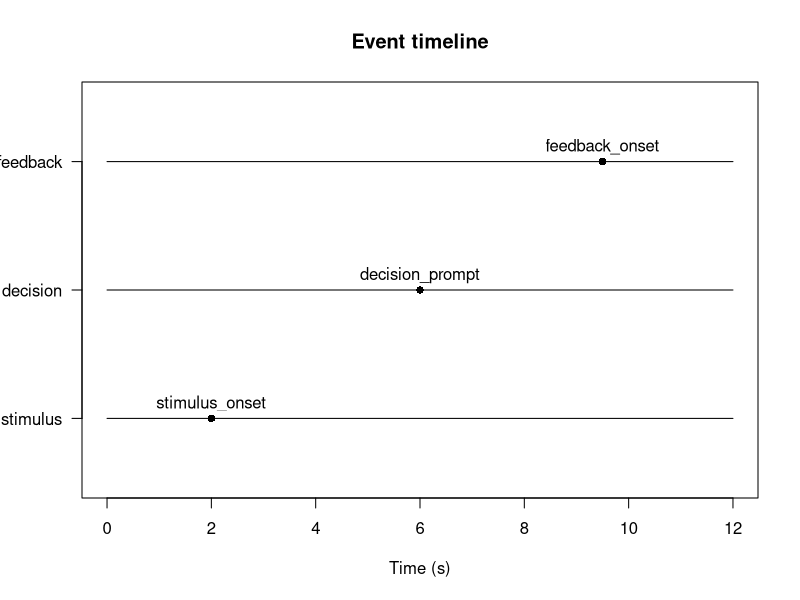
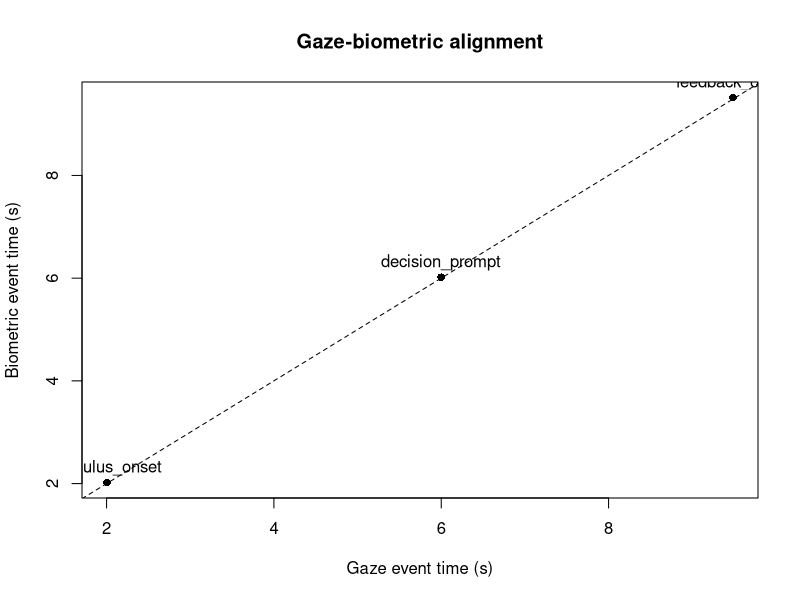
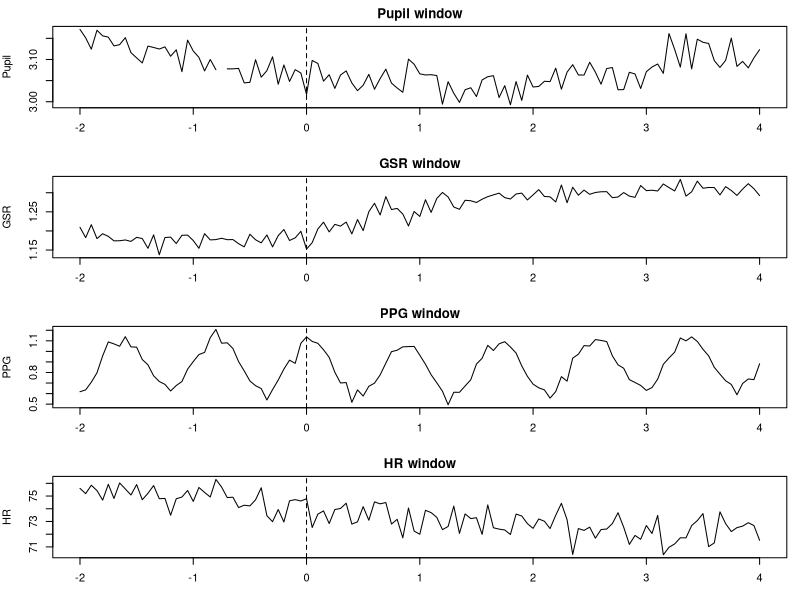
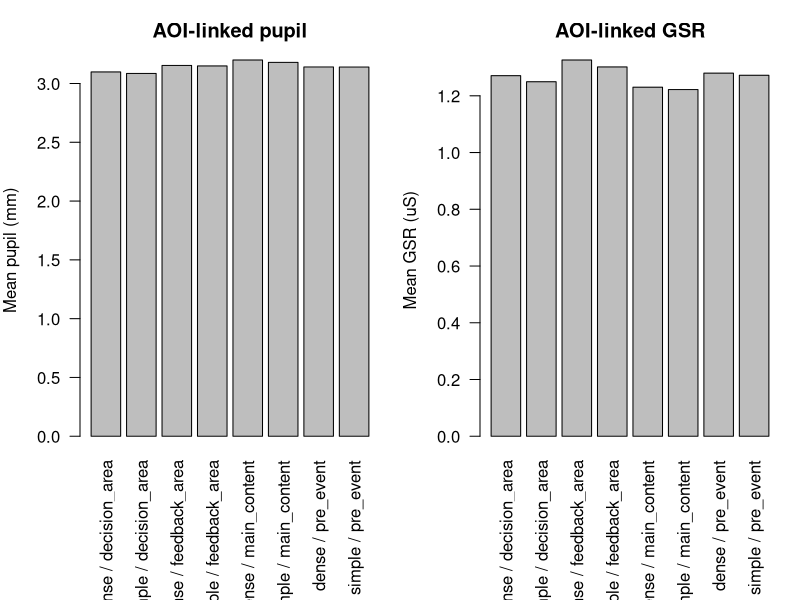
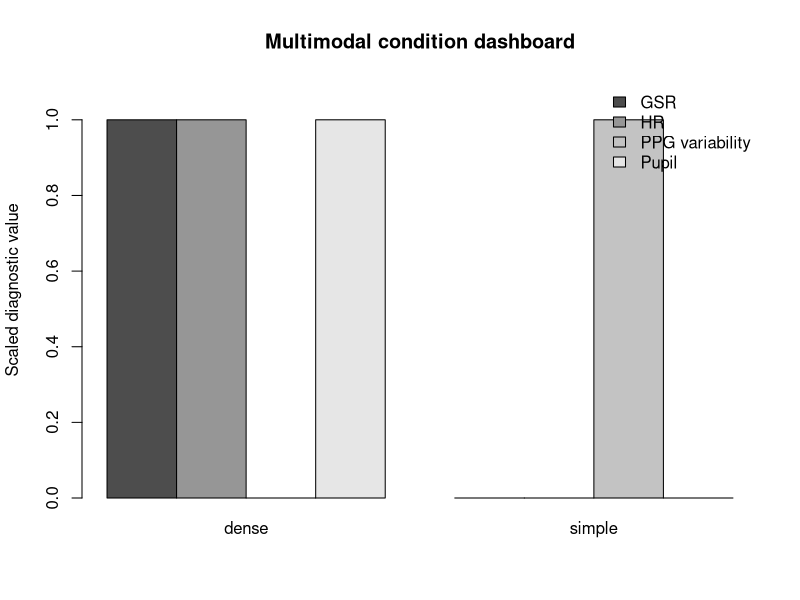
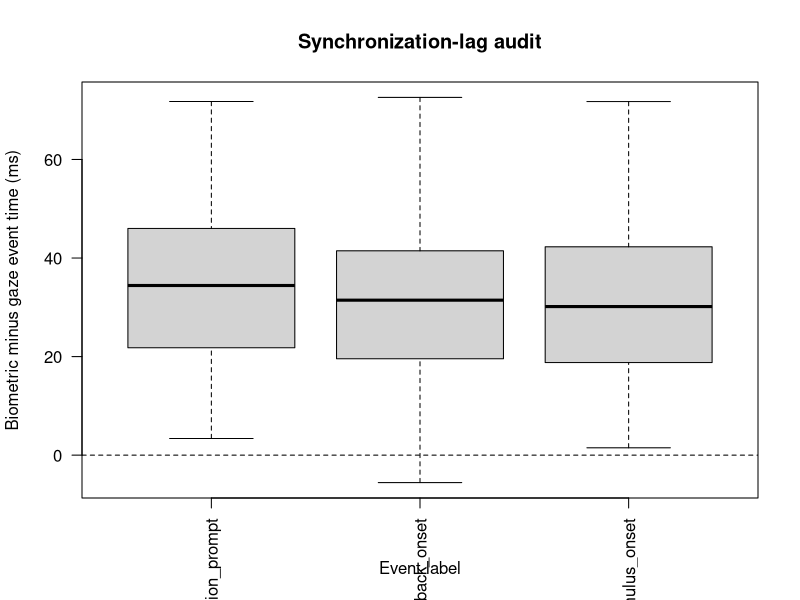
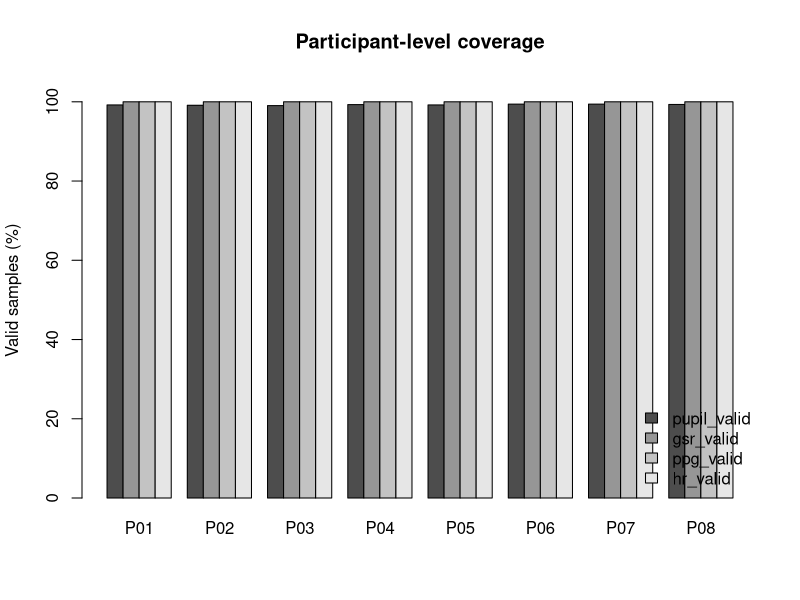
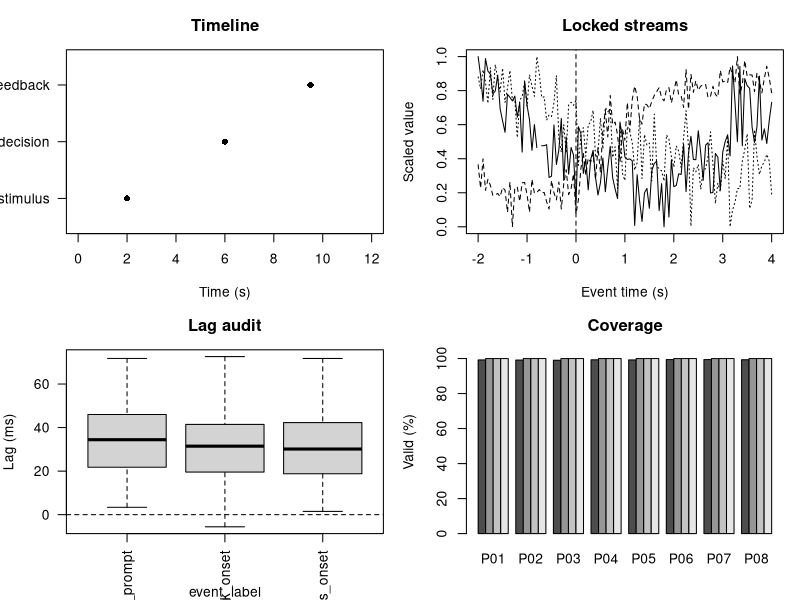

Write the R code that produced these figures, in order.
## ---- chunk 1
knitr::opts_chunk$set(
  collapse = TRUE,
  comment = "#>",
  fig.width = 7,
  fig.height = 4.6,
  dpi = 96
)
set.seed(20260710)
## ---- chunk 2
alpha_response <- function(time_s, onset_s, amplitude, rise = 0.8, decay = 2.6) {
  x <- pmax(0, time_s - onset_s)
  y <- amplitude * (exp(-x / decay) - exp(-x / rise))
  y[x <= 0] <- 0
  y
}

participants <- sprintf("P%02d", 1:8)
trials <- seq_len(10)
sampling_rate_hz <- 20
time_s <- seq(0, 12, by = 1 / sampling_rate_hz)

trial_grid <- expand.grid(
  participant_id = participants,
  trial_id = trials,
  KEEP.OUT.ATTRS = FALSE,
  stringsAsFactors = FALSE
)

events_template <- data.frame(
  event_label = c("stimulus_onset", "decision_prompt", "feedback_onset"),
  event_time_s = c(2.0, 6.0, 9.5),
  stringsAsFactors = FALSE
)

make_trial <- function(participant_id, trial_id) {
  condition <- ifelse(trial_id %% 2 == 0, "dense", "simple")
  participant_shift <- match(participant_id, participants) / 80
  trial_shift <- trial_id / 120
  pupil <- 3.05 + participant_shift + 0.06 * sin(2 * pi * time_s / 9) +
    alpha_response(time_s, 2.0, ifelse(condition == "dense", 0.18, 0.12), 0.9, 3.0) +
    rnorm(length(time_s), 0, 0.025)
  gsr <- 1.20 + trial_shift + 0.04 * cos(2 * pi * time_s / 10) +
    alpha_response(time_s, 6.0, ifelse(condition == "dense", 0.14, 0.09), 1.0, 3.8) +
    rnorm(length(time_s), 0, 0.015)
  ppg <- 0.85 + 0.25 * sin(2 * pi * 1.2 * time_s) + 0.04 * sin(2 * pi * 0.25 * time_s) +
    rnorm(length(time_s), 0, 0.035)
  hr <- 72 + ifelse(condition == "dense", 2.0, 0.8) + 1.8 * sin(2 * pi * time_s / 12) +
    rnorm(length(time_s), 0, 0.8)
  aoi <- ifelse(time_s < 2.0, "pre_event",
    ifelse(time_s < 5.0, "main_content",
      ifelse(time_s < 8.5, "decision_area", "feedback_area")))
  missing <- runif(length(time_s)) < ifelse(condition == "dense", 0.010, 0.006)
  pupil[missing] <- NA_real_
  data.frame(
    participant_id = participant_id,
    trial_id = trial_id,
    condition = condition,
    sample_id = seq_along(time_s),
    time_s = time_s,
    pupil_mm = pupil,
    gsr_us = gsr,
    ppg = ppg,
    hr_bpm = hr,
    aoi = aoi,
    stringsAsFactors = FALSE
  )
}

multimodal <- do.call(
  rbind,
  Map(make_trial, trial_grid$participant_id, trial_grid$trial_id)
)

events <- do.call(
  rbind,
  lapply(seq_len(nrow(trial_grid)), function(i) {
    participant_id <- trial_grid$participant_id[i]
    trial_id <- trial_grid$trial_id[i]
    condition <- ifelse(trial_id %% 2 == 0, "dense", "simple")
    drift_ms <- 20 + 3 * match(participant_id, participants) + rnorm(1, 0, 4)
    data.frame(
      participant_id = participant_id,
      trial_id = trial_id,
      condition = condition,
      event_label = events_template$event_label,
      event_time_s = events_template$event_time_s,
      biometric_event_time_s = events_template$event_time_s + drift_ms / 1000,
      gaze_event_time_s = events_template$event_time_s + rnorm(3, 0, 0.012),
      drift_ms = drift_ms,
      stringsAsFactors = FALSE
    )
  })
)

head(multimodal)
head(events)
## ---- chunk 3
one_trial <- multimodal[multimodal$participant_id == "P01" & multimodal$trial_id == 2, ]
one_events <- events[events$participant_id == "P01" & events$trial_id == 2, ]

plot(
  range(one_trial$time_s),
  c(0.5, 3.5),
  type = "n",
  yaxt = "n",
  xlab = "Time (s)",
  ylab = "",
  main = "Event timeline"
)
axis(2, at = 1:3, labels = c("stimulus", "decision", "feedback"), las = 1)
segments(0, 1, 12, 1)
segments(0, 2, 12, 2)
segments(0, 3, 12, 3)
points(one_events$event_time_s, 1:3, pch = 16)
text(one_events$event_time_s, 1:3, labels = one_events$event_label, pos = 3)
## ---- chunk 4
plot(
  one_events$gaze_event_time_s,
  one_events$biometric_event_time_s,
  pch = 16,
  xlab = "Gaze event time (s)",
  ylab = "Biometric event time (s)",
  main = "Gaze-biometric alignment"
)
abline(0, 1, lty = 2)
text(one_events$gaze_event_time_s, one_events$biometric_event_time_s, labels = one_events$event_label, pos = 3)
## ---- chunk 5
window_event <- one_events[one_events$event_label == "decision_prompt", ]
locked <- one_trial[one_trial$time_s >= window_event$event_time_s - 2 & one_trial$time_s <= window_event$event_time_s + 4, ]
locked$event_time <- locked$time_s - window_event$event_time_s

scale01 <- function(x) {
  rng <- range(x, na.rm = TRUE)
  if (diff(rng) == 0) return(rep(0.5, length(x)))
  (x - rng[1]) / diff(rng)
}

op <- par(mfrow = c(4, 1), mar = c(3.2, 4, 2, 1))
plot(locked$event_time, locked$pupil_mm, type = "l", xlab = "Event time (s)", ylab = "Pupil", main = "Pupil window"); abline(v = 0, lty = 2)
plot(locked$event_time, locked$gsr_us, type = "l", xlab = "Event time (s)", ylab = "GSR", main = "GSR window"); abline(v = 0, lty = 2)
plot(locked$event_time, locked$ppg, type = "l", xlab = "Event time (s)", ylab = "PPG", main = "PPG window"); abline(v = 0, lty = 2)
plot(locked$event_time, locked$hr_bpm, type = "l", xlab = "Event time (s)", ylab = "HR", main = "HR window"); abline(v = 0, lty = 2)
par(op)
## ---- chunk 6
aoi_summary <- aggregate(
  cbind(pupil_mm, gsr_us, hr_bpm) ~ condition + aoi,
  data = multimodal,
  FUN = function(x) mean(x, na.rm = TRUE)
)

aoi_summary$display_label <- paste(aoi_summary$condition, aoi_summary$aoi, sep = " / ")
op <- par(mfrow = c(1, 2), mar = c(8, 4, 3, 1))
barplot(aoi_summary$pupil_mm, names.arg = aoi_summary$display_label, las = 2, ylab = "Mean pupil (mm)", main = "AOI-linked pupil")
barplot(aoi_summary$gsr_us, names.arg = aoi_summary$display_label, las = 2, ylab = "Mean GSR (uS)", main = "AOI-linked GSR")
par(op)
## ---- chunk 7
condition_summary <- aggregate(
  cbind(pupil_mm, gsr_us, hr_bpm) ~ condition,
  data = multimodal,
  FUN = function(x) mean(x, na.rm = TRUE)
)

condition_summary$ppg_sd <- aggregate(ppg ~ condition, data = multimodal, FUN = sd)$ppg

metric_values <- rbind(
  data.frame(condition = condition_summary$condition, metric = "Pupil", value = scale01(condition_summary$pupil_mm)),
  data.frame(condition = condition_summary$condition, metric = "GSR", value = scale01(condition_summary$gsr_us)),
  data.frame(condition = condition_summary$condition, metric = "HR", value = scale01(condition_summary$hr_bpm)),
  data.frame(condition = condition_summary$condition, metric = "PPG variability", value = scale01(condition_summary$ppg_sd))
)

metric_matrix <- xtabs(value ~ metric + condition, metric_values)
barplot(
  metric_matrix,
  beside = TRUE,
  ylim = c(0, 1.1),
  ylab = "Scaled diagnostic value",
  main = "Multimodal condition dashboard",
  legend.text = TRUE,
  args.legend = list(x = "topright", bty = "n")
)
## ---- chunk 8
events$lag_ms <- (events$biometric_event_time_s - events$gaze_event_time_s) * 1000

boxplot(
  lag_ms ~ event_label,
  data = events,
  las = 2,
  ylab = "Biometric minus gaze event time (ms)",
  xlab = "Event label",
  main = "Synchronization-lag audit"
)
abline(h = 0, lty = 2)
## ---- chunk 9
coverage <- aggregate(
  cbind(
    pupil_valid = !is.na(multimodal$pupil_mm),
    gsr_valid = !is.na(multimodal$gsr_us),
    ppg_valid = !is.na(multimodal$ppg),
    hr_valid = !is.na(multimodal$hr_bpm)
  ),
  by = list(participant_id = multimodal$participant_id),
  FUN = mean
)

coverage_matrix <- as.matrix(coverage[, -1]) * 100
rownames(coverage_matrix) <- coverage$participant_id

barplot(
  t(coverage_matrix),
  beside = TRUE,
  ylim = c(0, 105),
  ylab = "Valid samples (%)",
  main = "Participant-level coverage",
  legend.text = colnames(coverage_matrix),
  args.legend = list(x = "bottomright", bty = "n")
)
## ---- chunk 10
op <- par(mfrow = c(2, 2), mar = c(4, 4, 3, 1))

plot(range(one_trial$time_s), c(0.5, 3.5), type = "n", yaxt = "n", xlab = "Time (s)", ylab = "", main = "Timeline")
axis(2, at = 1:3, labels = c("stimulus", "decision", "feedback"), las = 1)
points(one_events$event_time_s, 1:3, pch = 16)

plot(locked$event_time, scale01(locked$pupil_mm), type = "l", ylim = c(0, 1), xlab = "Event time (s)", ylab = "Scaled value", main = "Locked streams")
lines(locked$event_time, scale01(locked$gsr_us), lty = 2)
lines(locked$event_time, scale01(locked$hr_bpm), lty = 3)
abline(v = 0, lty = 2)

boxplot(lag_ms ~ event_label, data = events, las = 2, ylab = "Lag (ms)", main = "Lag audit")
abline(h = 0, lty = 2)

barplot(t(coverage_matrix), beside = TRUE, ylim = c(0, 105), ylab = "Valid (%)", main = "Coverage")

par(op)
## ---- chunk 11
helper_map <- data.frame(
  task = c(
    "Event extraction",
    "Event-to-sample matching",
    "Gaze-biometric synchronization",
    "Event-locked windows",
    "AOI-linked summaries",
    "Model-ready tables",
    "Report outputs"
  ),
  representative_helpers = c(
    "extract_gazepoint_ttl_events(); import_gazepoint_event_log()",
    "match_gazepoint_events_to_biometrics(); align_gazepoint_biometrics_to_ttl()",
    "sync_gazepoint_biometrics_with_gaze(); diagnose_gazepoint_sync_drift()",
    "summarise_gazepoint_multimodal_windows(); summarize_gazepoint_eventlocked_multimodal()",
    "summarise_gazepoint_aoi_biometrics(); plot_gazepoint_aoi_biometrics()",
    "prepare_gazepoint_multimodal_model_data(); prepare_gazepoint_aoi_biometrics_model_data()",
    "create_gazepoint_qc_supplement(); create_gazepoint_biometrics_report_tables()"
  ),
  stringsAsFactors = FALSE
)

knitr::kable(helper_map)
